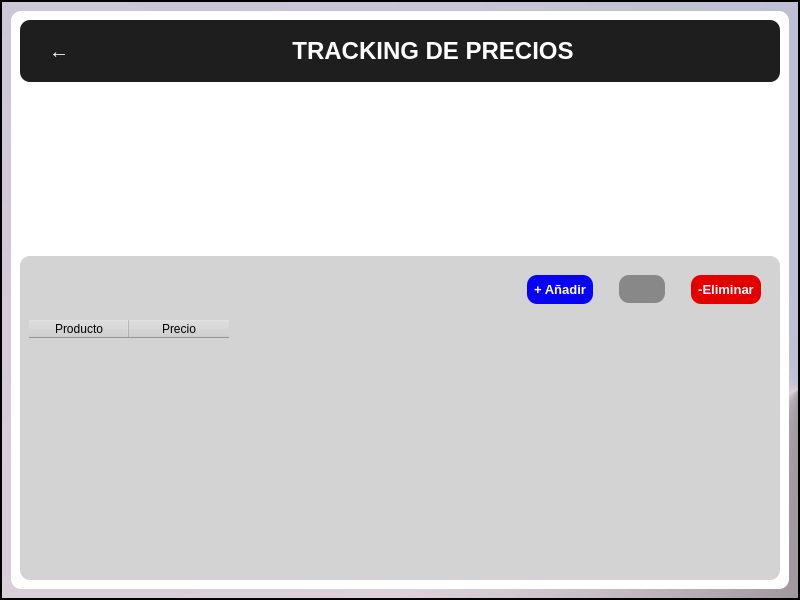
<?xml version="1.0" encoding="UTF-8"?>
<ui version="4.0">
 <class>Dialog</class>
 <widget class="QDialog" name="Dialog">
  <property name="geometry">
   <rect>
    <x>0</x>
    <y>0</y>
    <width>800</width>
    <height>600</height>
   </rect>
  </property>
  <property name="minimumSize">
   <size>
    <width>800</width>
    <height>600</height>
   </size>
  </property>
  <property name="maximumSize">
   <size>
    <width>800</width>
    <height>600</height>
   </size>
  </property>
  <property name="windowTitle">
   <string>Fermady Prices</string>
  </property>
  <property name="windowIcon">
   <iconset>
    <normaloff>imagenes/hucha.png</normaloff>imagenes/hucha.png</iconset>
  </property>
  <layout class="QVBoxLayout" name="verticalLayout_3">
   <property name="spacing">
    <number>0</number>
   </property>
   <property name="leftMargin">
    <number>0</number>
   </property>
   <property name="topMargin">
    <number>0</number>
   </property>
   <property name="rightMargin">
    <number>0</number>
   </property>
   <property name="bottomMargin">
    <number>0</number>
   </property>
   <item>
    <widget class="QWidget" name="widget" native="true">
     <layout class="QVBoxLayout" name="verticalLayout" stretch="0">
      <property name="spacing">
       <number>0</number>
      </property>
      <property name="leftMargin">
       <number>0</number>
      </property>
      <property name="topMargin">
       <number>0</number>
      </property>
      <property name="rightMargin">
       <number>0</number>
      </property>
      <property name="bottomMargin">
       <number>0</number>
      </property>
      <item>
       <widget class="QFrame" name="frame">
        <property name="styleSheet">
         <string notr="true">background-color:qconicalgradient(cx:1, cy:0.648, angle:0, stop:0 rgba(169, 178, 207, 255), stop:0.596591 rgba(220, 209, 218, 255), stop:0.98 rgba(66, 66, 66, 255), stop:1 rgba(0, 0, 0, 0));</string>
        </property>
        <property name="frameShape">
         <enum>QFrame::StyledPanel</enum>
        </property>
        <property name="frameShadow">
         <enum>QFrame::Raised</enum>
        </property>
        <layout class="QVBoxLayout" name="verticalLayout_2" stretch="7">
         <property name="spacing">
          <number>0</number>
         </property>
         <property name="leftMargin">
          <number>0</number>
         </property>
         <property name="topMargin">
          <number>0</number>
         </property>
         <property name="rightMargin">
          <number>0</number>
         </property>
         <property name="bottomMargin">
          <number>0</number>
         </property>
         <item>
          <widget class="QFrame" name="frame_3">
           <property name="autoFillBackground">
            <bool>false</bool>
           </property>
           <property name="styleSheet">
            <string notr="true"/>
           </property>
           <property name="frameShape">
            <enum>QFrame::StyledPanel</enum>
           </property>
           <property name="frameShadow">
            <enum>QFrame::Raised</enum>
           </property>
           <layout class="QVBoxLayout" name="verticalLayout_4">
            <item>
             <widget class="QFrame" name="frame_4">
              <property name="styleSheet">
               <string notr="true">border-color: rgb(30, 30, 30);
border-radius: 10px;
background-color: rgb(255, 255, 255);</string>
              </property>
              <property name="frameShape">
               <enum>QFrame::StyledPanel</enum>
              </property>
              <property name="frameShadow">
               <enum>QFrame::Raised</enum>
              </property>
              <layout class="QVBoxLayout" name="verticalLayout_6" stretch="0,1,2">
               <item>
                <widget class="QFrame" name="frame_2">
                 <property name="styleSheet">
                  <string notr="true">color: rgb(255, 255, 255);
background-color: rgb(30, 30, 30);</string>
                 </property>
                 <property name="frameShape">
                  <enum>QFrame::StyledPanel</enum>
                 </property>
                 <property name="frameShadow">
                  <enum>QFrame::Raised</enum>
                 </property>
                 <property name="lineWidth">
                  <number>0</number>
                 </property>
                 <layout class="QHBoxLayout" name="horizontalLayout">
                  <item>
                   <widget class="QPushButton" name="btnatras">
                    <property name="font">
                     <font>
                      <pointsize>-1</pointsize>
                      <bold>true</bold>
                     </font>
                    </property>
                    <property name="cursor">
                     <cursorShape>PointingHandCursor</cursorShape>
                    </property>
                    <property name="toolTipDuration">
                     <number>1</number>
                    </property>
                    <property name="styleSheet">
                     <string notr="true">QPushButton{
background-color: transparent;
        border: none; 
        color: #fff; 
        padding: 10px 20px;
        font-size: 20px;
        font-weight: bold; 
}</string>
                    </property>
                    <property name="text">
                     <string>←</string>
                    </property>
                   </widget>
                  </item>
                  <item>
                   <spacer name="horizontalSpacer">
                    <property name="orientation">
                     <enum>Qt::Horizontal</enum>
                    </property>
                    <property name="sizeHint" stdset="0">
                     <size>
                      <width>41</width>
                      <height>20</height>
                     </size>
                    </property>
                   </spacer>
                  </item>
                  <item>
                   <widget class="QLabel" name="label">
                    <property name="font">
                     <font>
                      <family>Leelawadee UI</family>
                      <pointsize>12</pointsize>
                      <bold>true</bold>
                     </font>
                    </property>
                    <property name="layoutDirection">
                     <enum>Qt::LeftToRight</enum>
                    </property>
                    <property name="styleSheet">
                     <string notr="true"/>
                    </property>
                    <property name="lineWidth">
                     <number>0</number>
                    </property>
                    <property name="text">
                     <string>&lt;html&gt;&lt;head/&gt;&lt;body&gt;&lt;p&gt;&lt;span style=&quot; font-size:18pt;&quot;&gt;TRACKING DE PRECIOS&lt;/span&gt;&lt;/p&gt;&lt;/body&gt;&lt;/html&gt;</string>
                    </property>
                    <property name="alignment">
                     <set>Qt::AlignCenter</set>
                    </property>
                   </widget>
                  </item>
                  <item>
                   <spacer name="horizontalSpacer_2">
                    <property name="orientation">
                     <enum>Qt::Horizontal</enum>
                    </property>
                    <property name="sizeHint" stdset="0">
                     <size>
                      <width>112</width>
                      <height>20</height>
                     </size>
                    </property>
                   </spacer>
                  </item>
                 </layout>
                </widget>
               </item>
               <item>
                <widget class="QLabel" name="empresa">
                 <property name="font">
                  <font>
                   <family>Leelawadee UI</family>
                   <pointsize>12</pointsize>
                   <bold>true</bold>
                  </font>
                 </property>
                 <property name="layoutDirection">
                  <enum>Qt::LeftToRight</enum>
                 </property>
                 <property name="styleSheet">
                  <string notr="true"/>
                 </property>
                 <property name="lineWidth">
                  <number>0</number>
                 </property>
                 <property name="text">
                  <string/>
                 </property>
                 <property name="pixmap">
                  <pixmap>imagenes/GMGp.png</pixmap>
                 </property>
                 <property name="scaledContents">
                  <bool>false</bool>
                 </property>
                 <property name="alignment">
                  <set>Qt::AlignCenter</set>
                 </property>
                 <property name="wordWrap">
                  <bool>false</bool>
                 </property>
                 <property name="margin">
                  <number>0</number>
                 </property>
                 <property name="indent">
                  <number>1</number>
                 </property>
                </widget>
               </item>
               <item>
                <widget class="QFrame" name="frame_5">
                 <property name="styleSheet">
                  <string notr="true">background-color: rgb(211, 211, 211);</string>
                 </property>
                 <property name="frameShape">
                  <enum>QFrame::StyledPanel</enum>
                 </property>
                 <property name="frameShadow">
                  <enum>QFrame::Raised</enum>
                 </property>
                 <layout class="QHBoxLayout" name="horizontalLayout_3">
                  <item>
                   <layout class="QVBoxLayout" name="verticalLayout_5">
                    <item>
                     <layout class="QHBoxLayout" name="horizontalLayout_2">
                      <item>
                       <spacer name="horizontalSpacer_3">
                        <property name="orientation">
                         <enum>Qt::Horizontal</enum>
                        </property>
                        <property name="sizeHint" stdset="0">
                         <size>
                          <width>248</width>
                          <height>20</height>
                         </size>
                        </property>
                       </spacer>
                      </item>
                      <item>
                       <widget class="QPushButton" name="btnPlusUrl">
                        <property name="font">
                         <font>
                          <family>Leelawadee UI</family>
                          <pointsize>10</pointsize>
                          <bold>true</bold>
                         </font>
                        </property>
                        <property name="cursor">
                         <cursorShape>PointingHandCursor</cursorShape>
                        </property>
                        <property name="styleSheet">
                         <string notr="true">color: rgb(255, 255, 255);
background-color: rgb(8, 3, 245);
margin: 10px;
border-radius: 10px;
padding: 7px;
</string>
                        </property>
                        <property name="text">
                         <string>+ Añadir</string>
                        </property>
                        <property name="flat">
                         <bool>true</bool>
                        </property>
                       </widget>
                      </item>
                      <item>
                       <widget class="QPushButton" name="btnactualizar">
                        <property name="font">
                         <font>
                          <family>Leelawadee UI</family>
                          <pointsize>9</pointsize>
                          <bold>true</bold>
                         </font>
                        </property>
                        <property name="cursor">
                         <cursorShape>PointingHandCursor</cursorShape>
                        </property>
                        <property name="styleSheet">
                         <string notr="true">color: rgb(255, 255, 255);
background-color: rgb(136, 136, 136);
margin: 10px;
border-radius: 10px;
padding: 7px;
</string>
                        </property>
                        <property name="text">
                         <string/>
                        </property>
                        <property name="icon">
                         <iconset>
                          <normaloff>imagenes/act.png</normaloff>imagenes/act.png</iconset>
                        </property>
                        <property name="flat">
                         <bool>true</bool>
                        </property>
                       </widget>
                      </item>
                      <item>
                       <widget class="QPushButton" name="btnEliminar_2">
                        <property name="font">
                         <font>
                          <family>Leelawadee UI</family>
                          <pointsize>10</pointsize>
                          <bold>true</bold>
                         </font>
                        </property>
                        <property name="cursor">
                         <cursorShape>PointingHandCursor</cursorShape>
                        </property>
                        <property name="styleSheet">
                         <string notr="true">color: rgb(255, 255, 255);
background-color: rgb(226, 0, 0);
margin: 10px;
border-radius: 10px;
padding: 7px;
</string>
                        </property>
                        <property name="text">
                         <string>-Eliminar</string>
                        </property>
                        <property name="flat">
                         <bool>true</bool>
                        </property>
                       </widget>
                      </item>
                     </layout>
                    </item>
                    <item>
                     <widget class="QTableWidget" name="tableWidget">
                      <column>
                       <property name="text">
                        <string>Producto</string>
                       </property>
                      </column>
                      <column>
                       <property name="text">
                        <string>Precio</string>
                       </property>
                      </column>
                     </widget>
                    </item>
                   </layout>
                  </item>
                 </layout>
                </widget>
               </item>
              </layout>
             </widget>
            </item>
           </layout>
          </widget>
         </item>
        </layout>
       </widget>
      </item>
     </layout>
    </widget>
   </item>
  </layout>
 </widget>
 <resources>
  <include location="imagenes/imagenes.qrc"/>
  <include location="logos.qrc"/>
 </resources>
 <connections/>
</ui>
